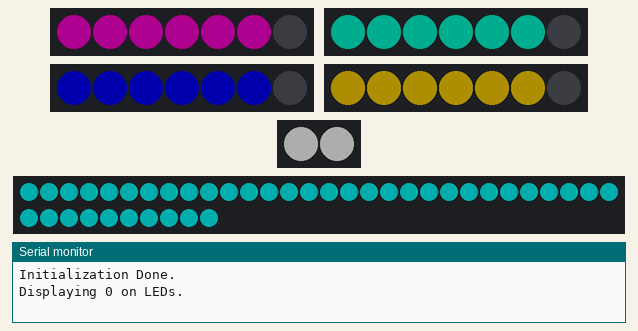
This sketch was run on a simulated ESP32. Parts: 4 × 7 RGB LEDs in strip order, left to right, 2 RGB LEDs in strip order, left to right, 40 RGB LEDs in strip order, left to right, continuing on the next row, the last lines printed to the serial monitor. Dim RGB values are drawn brighter than linear.

Above: at 0.1 s.
At 0.6 s:
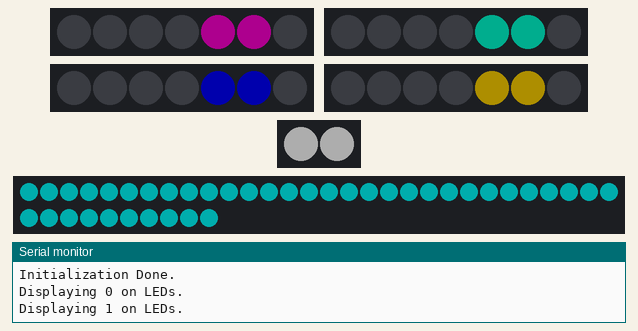
At 1.1 s:
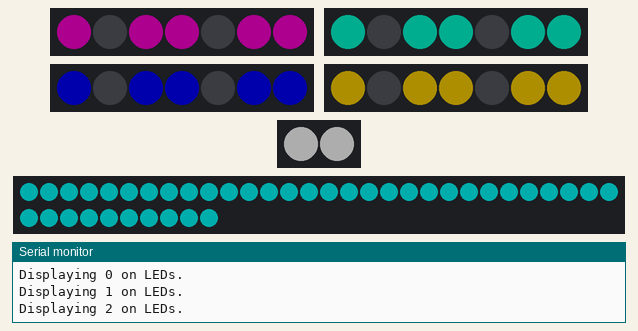
At 2.1 s:
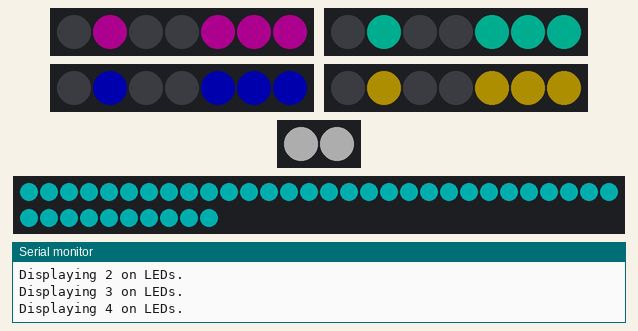
At 3.2 s:
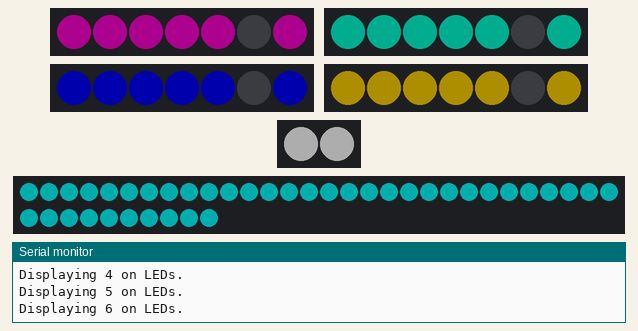
At 4.2 s:
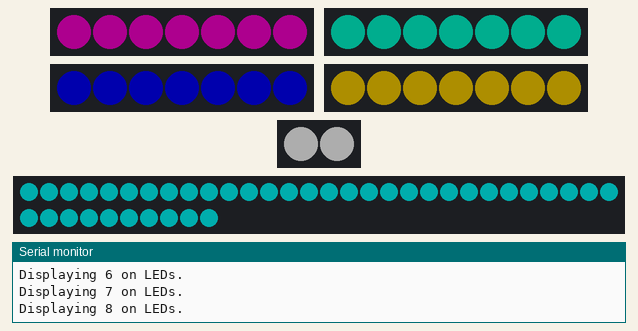
Timing chart, 0 to 40.0 s (numbered marks = the images above):
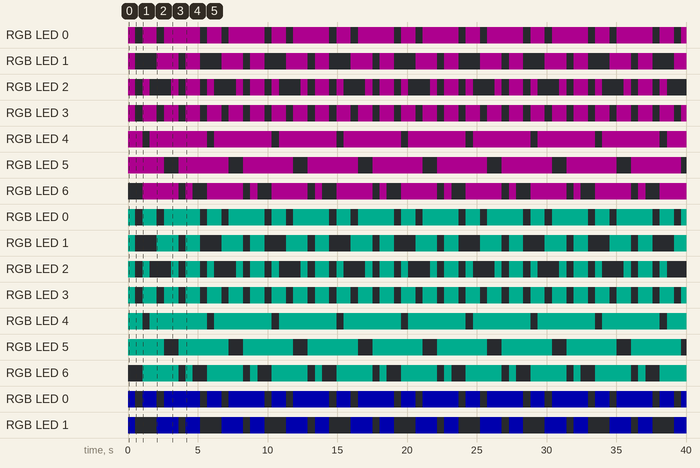

The sketch:

LEDtest.ino
```cpp
// Libraries
#include <FastLED.h>

// Pin Defines
#define DIGIPIN0 14
#define DIGIPIN1 32
#define DIGIPIN2 15
#define DIGIPIN3 33
#define MODEPIN  27
#define LAMPPIN  12

// Defines
#define NDIGILEDS 7
#define NMODELEDS 2
#define NLAMPLEDS 40

// LED Objects
CRGB digiLEDS[4][NDIGILEDS];
CRGB modeLEDS[NMODELEDS];
CRGB lampLEDS[NLAMPLEDS];

// Function Prototypes
void setLED(int num, int Rval, int Bval, int Gval);

int ledRef[10][7] = {
  {1, 1, 1, 1, 1, 1, 0},    // 0
  {0, 0, 0, 0, 1, 1, 0},    // 1
  {1, 0, 1, 1, 0, 1, 1},    // 2
  {1, 0, 0, 1, 1, 1, 1},    // 3
  {0, 1, 0, 0, 1, 1, 1},    // 4
  {1, 1, 0, 1, 1, 0, 1},    // 5
  {1, 1, 1, 1, 1, 0, 1},    // 6
  {1, 0, 0, 0, 1, 1, 0},    // 7
  {1, 1, 1, 1, 1, 1, 1},    // 8
  {1, 1, 0, 1, 1, 1, 1},    // 9
};

// Program
void setup() {
  Serial.begin(115200);

  // Initialize digit LEDs
  FastLED.addLeds<NEOPIXEL, DIGIPIN0>(digiLEDS[0], NDIGILEDS);
  FastLED.addLeds<NEOPIXEL, DIGIPIN1>(digiLEDS[1], NDIGILEDS);
  FastLED.addLeds<NEOPIXEL, DIGIPIN2>(digiLEDS[2], NDIGILEDS);
  FastLED.addLeds<NEOPIXEL, DIGIPIN3>(digiLEDS[3], NDIGILEDS);

  // Initialize other LEDs
  FastLED.addLeds<NEOPIXEL, MODEPIN>(modeLEDS, NMODELEDS);
  FastLED.addLeds<NEOPIXEL, LAMPPIN>(lampLEDS, NLAMPLEDS);

  FastLED.clear();
  printf("Initialization Done.\n");
}


void loop() {
  int i;
  for (i = 0; i < 9; i++) {
    printf("Displaying %d on LEDs.\n", i);
    setLED(i, 252, 3, 207, 0);
    setLED(i, 3, 252, 207, 1);
    setLED(i, 0, 3, 252, 2);
    setLED(i, 252, 207, 3, 3);
    setLED(-1, 255, 255, 255, -1);
    setLED(-2, 0, 255, 255, -1);
    delay(500);
  }
}

void setLED(int num, int Rval, int Gval, int Bval, int select) {
  int j;
  if ((num >= 0 && num <= 9) && (select >= 0 && select <= 3)) {   // Configure Digit Display
    for (j = 0; j < NDIGILEDS; j++) {
      if (ledRef[num][j] == 0) {
        digiLEDS[select][j].setRGB(0, 0 ,0);
      } else {
        digiLEDS[select][j].setRGB(Rval, Gval, Bval);
      }
    }
  } else if (num == -1) {       // Configure Mode Color
    fill_solid(modeLEDS, NMODELEDS, CRGB(Rval, Gval, Bval));
  } else if (num == -2) {       // Configure Lamp Color
    fill_solid(lampLEDS, NLAMPLEDS, CRGB(Rval, Gval, Bval));
  } else {
    return;
  }

  FastLED.setBrightness(50);
  FastLED.show();

}
```

Measured:
- by itself, RGB LED 0: repeats every 4.6 s: off 0.52 s, RGB(50, 0, 41) 1.0 s, off 0.52 s, RGB(50, 0, 41) 2.6 s
- by itself, RGB LED 1: repeats every 4.6 s: off 1.5 s, RGB(50, 0, 41) 1.5 s, off 0.52 s, RGB(50, 0, 41) 1.0 s
- by itself, RGB LED 2: repeats every 4.6 s: off 0.52 s, RGB(50, 0, 41) 0.52 s, off 1.5 s, RGB(50, 0, 41) 0.52 s, off 0.52 s, RGB(50, 0, 41) 1.0 s
- by itself, RGB LED 3: repeats every 1.5 s: off 0.52 s, RGB(50, 0, 41) 1.0 s
- by itself, RGB LED 4: repeats every 4.6 s: off 0.52 s, RGB(50, 0, 41) 4.1 s
- by itself, RGB LED 5: repeats every 4.6 s: off 1.0 s, RGB(50, 0, 41) 3.6 s
- by itself, RGB LED 6: repeats every 4.6 s: off 0.52 s, RGB(50, 0, 41) 0.52 s, off 1.0 s, RGB(50, 0, 41) 2.6 s
- by itself, RGB LED 0: repeats every 4.6 s: off 0.52 s, RGB(0, 50, 41) 1.0 s, off 0.52 s, RGB(0, 50, 41) 2.6 s
